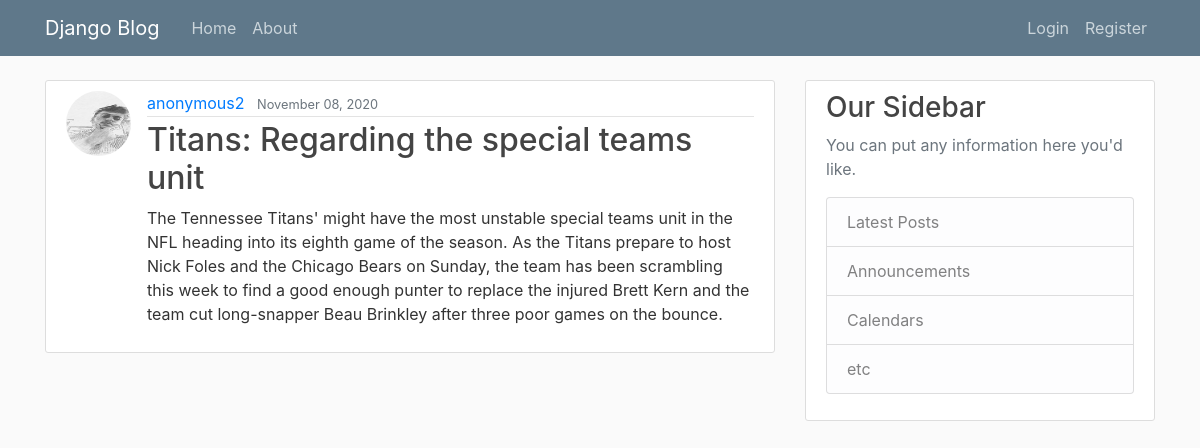
Page /post/23/ on the committed database.
### blog/models.py (models this page shows, shortened)
class Post(models.Model):
    title = models.CharField(max_length=100)
    content = models.TextField()
    date_posted = models.DateTimeField(default=timezone.now)
    author = models.ForeignKey(User, on_delete=models.CASCADE)

### users/models.py (models this page shows, shortened)
class Profile(models.Model):
    user = models.OneToOneField(User, on_delete=models.CASCADE)
    image = models.ImageField(default='default.jpg', upload_to='profile_pics')

### blog/views.py (the view)
# urls.py: path('post/<int:pk>/', PostDetailView.as_view(), name='post-detail'),
class PostDetailView(DetailView):
    model = Post

### blog/templates/blog/post_detail.html (shortened to what this page needs)
{% extends "blog/base.html" %}
{% block content %}
    <article class="media content-section">
        <img class="rounded-circle article-img" src="{{ object.author.profile.image.url }}">
        <div class="media-body">
        <div class="article-metadata">
            <a class="mr-2" href="{% url 'user-posts' object.author.username %}">{{ object.author }}</a>
            <small class="text-muted">{{ object.date_posted|date:"F d, Y" }}</small>
        </div>
        <h2 class="article-title">{{ object.title }}</h2>
        <p class="article-content">{{ object.content }}</p>
        </div>
        </article>
{% endblock content %}

### blog/static/blog/main.css (style rules this page uses)
h1, h2, h3, h4, h5, h6 { color: #444444; }
.content-section { background: #ffffff; padding: 10px 20px; border: 1px solid #dddddd; border-radius: 3px; margin-bottom: 20px; }
.article-title { color: #444444; }
.article-content { white-space: pre-line; }
.article-img { height: 65px; width: 65px; margin-right: 16px; }
.article-metadata { padding-bottom: 1px; margin-bottom: 4px; border-bottom: 1px solid #e3e3e3 }

### rows in the picture
Post: author.profile.image (picture), author "anonymous2", date_posted "November 08, 2020", title "Titans: Regarding the special teams unit", content "The Tennessee Titans' might have the most unstable special teams unit in the NFL heading into its eighth game of the season. As the Titans prepare to host Nick Foles and the Chicago Bears on Sunday, the team has been scrambling this week to find a good enough punter to replace the injured Brett Kern and the team cut long-snapper Beau Brinkley after three poor games on the bounce."
